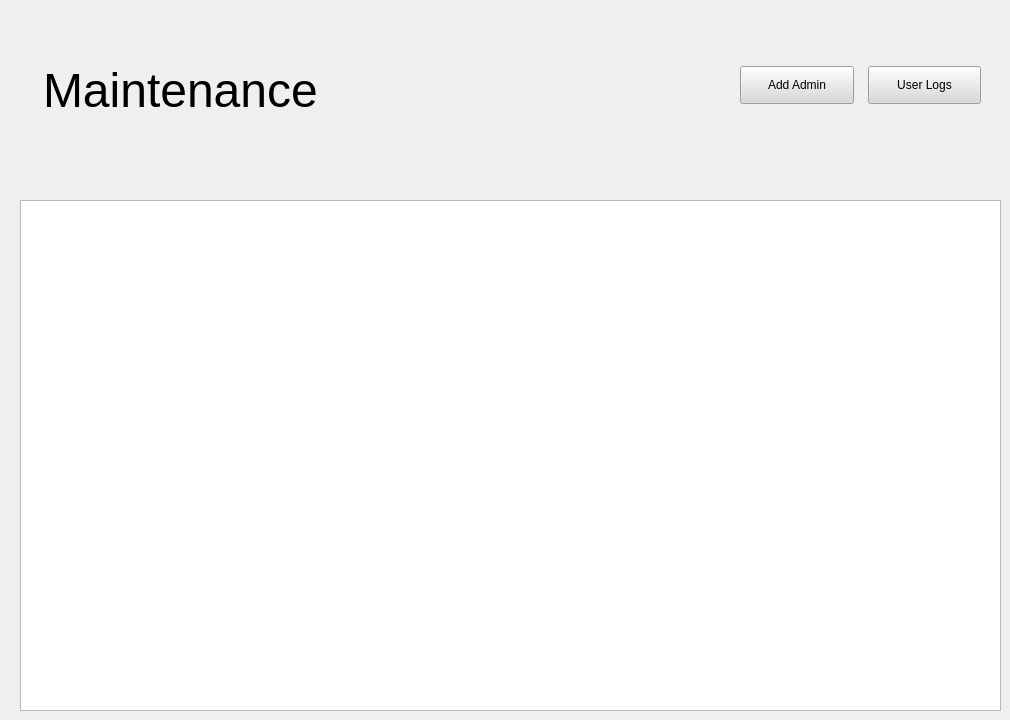
    <widget class="QWidget" name="maintenancePage">
     <property name="styleSheet">
      <string notr="true">QPushButton{
	height: 30px;
	background-color: #D9D9D9;
}

QPushButton:hover{
	background-color: #A7A6A6
}</string>
     </property>
     <widget class="QTableWidget" name="tableWidget_3">
      <property name="geometry">
       <rect>
        <x>20</x>
        <y>200</y>
        <width>981</width>
        <height>511</height>
       </rect>
      </property>
     </widget>
     <widget class="QLabel" name="label_11">
      <property name="geometry">
       <rect>
        <x>40</x>
        <y>50</y>
        <width>281</width>
        <height>81</height>
       </rect>
      </property>
      <property name="lineWidth">
       <number>0</number>
      </property>
      <property name="text">
       <string>&lt;html&gt;&lt;head/&gt;&lt;body&gt;&lt;p&gt;&lt;span style=&quot; font-size:36pt;&quot;&gt;Maintenance&lt;/span&gt;&lt;/p&gt;&lt;/body&gt;&lt;/html&gt;</string>
      </property>
      <property name="scaledContents">
       <bool>false</bool>
      </property>
      <property name="indent">
       <number>3</number>
      </property>
     </widget>
     <widget class="QWidget" name="layoutWidget">
      <property name="geometry">
       <rect>
        <x>740</x>
        <y>60</y>
        <width>241</width>
        <height>51</height>
       </rect>
      </property>
      <layout class="QHBoxLayout" name="horizontalLayout_3">
       <property name="spacing">
        <number>14</number>
       </property>
       <item>
        <widget class="QPushButton" name="addAdminBtn">
         <property name="text">
          <string>Add Admin</string>
         </property>
        </widget>
       </item>
       <item>
        <widget class="QPushButton" name="userLogBtn">
         <property name="text">
          <string>User Logs</string>
         </property>
        </widget>
       </item>
      </layout>
     </widget>
     <zorder>layoutWidget</zorder>
     <zorder>tableWidget_3</zorder>
     <zorder>label_11</zorder>
    </widget>
